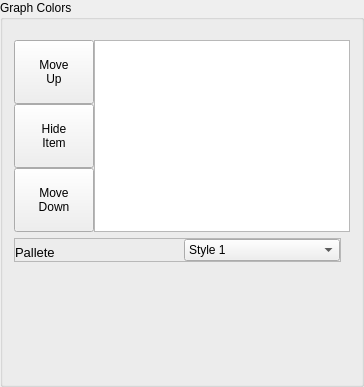
            <widget class="QGroupBox" name="pg_2_graph_colors_groupBox">
             <property name="sizePolicy">
              <sizepolicy hsizetype="Minimum" vsizetype="Fixed">
               <horstretch>0</horstretch>
               <verstretch>0</verstretch>
              </sizepolicy>
             </property>
             <property name="title">
              <string>Graph Colors</string>
             </property>
             <layout class="QGridLayout" name="gridLayout_16">
              <property name="topMargin">
               <number>20</number>
              </property>
              <property name="horizontalSpacing">
               <number>7</number>
              </property>
              <property name="verticalSpacing">
               <number>6</number>
              </property>
              <item row="0" column="0">
               <layout class="QGridLayout" name="pg_2_graph_colors_groupBox_gridLayout">
                <item row="0" column="0">
                 <widget class="QPushButton" name="pg2_graph_visulaizer_move_up">
                  <property name="sizePolicy">
                   <sizepolicy hsizetype="Maximum" vsizetype="Minimum">
                    <horstretch>0</horstretch>
                    <verstretch>0</verstretch>
                   </sizepolicy>
                  </property>
                  <property name="minimumSize">
                   <size>
                    <width>50</width>
                    <height>0</height>
                   </size>
                  </property>
                  <property name="text">
                   <string>Move
Up</string>
                  </property>
                 </widget>
                </item>
                <item row="1" column="0">
                 <widget class="QPushButton" name="pg2_graph_visulaizer_hide_item">
                  <property name="sizePolicy">
                   <sizepolicy hsizetype="Maximum" vsizetype="Minimum">
                    <horstretch>0</horstretch>
                    <verstretch>0</verstretch>
                   </sizepolicy>
                  </property>
                  <property name="minimumSize">
                   <size>
                    <width>50</width>
                    <height>0</height>
                   </size>
                  </property>
                  <property name="text">
                   <string>Hide
Item</string>
                  </property>
                 </widget>
                </item>
                <item row="2" column="0">
                 <widget class="QPushButton" name="pg2_graph_visulaizer_move_down">
                  <property name="sizePolicy">
                   <sizepolicy hsizetype="Maximum" vsizetype="Minimum">
                    <horstretch>0</horstretch>
                    <verstretch>0</verstretch>
                   </sizepolicy>
                  </property>
                  <property name="minimumSize">
                   <size>
                    <width>50</width>
                    <height>0</height>
                   </size>
                  </property>
                  <property name="text">
                   <string>Move
Down</string>
                  </property>
                 </widget>
                </item>
                <item row="0" column="3" rowspan="3">
                 <widget class="QListWidget" name="pg_2_graph_colors_groupBox_listWidget"/>
                </item>
               </layout>
              </item>
              <item row="1" column="0">
               <widget class="QFrame" name="pg_2_general_colors">
                <layout class="QVBoxLayout" name="pg_2_graph_colors_btns_verticalLayout">
                 <property name="spacing">
                  <number>6</number>
                 </property>
                 <property name="leftMargin">
                  <number>0</number>
                 </property>
                 <property name="topMargin">
                  <number>0</number>
                 </property>
                 <item>
                  <widget class="QFrame" name="pg2_graph_pallete_frame">
                   <property name="frameShape">
                    <enum>QFrame::StyledPanel</enum>
                   </property>
                   <property name="frameShadow">
                    <enum>QFrame::Raised</enum>
                   </property>
                   <layout class="QHBoxLayout" name="horizontalLayout_4">
                    <property name="spacing">
                     <number>12</number>
                    </property>
                    <property name="leftMargin">
                     <number>0</number>
                    </property>
                    <property name="topMargin">
                     <number>0</number>
                    </property>
                    <property name="rightMargin">
                     <number>0</number>
                    </property>
                    <property name="bottomMargin">
                     <number>0</number>
                    </property>
                    <item>
                     <widget class="QLabel" name="pg2_graph_pallete_label">
                      <property name="minimumSize">
                       <size>
                        <width>0</width>
                        <height>20</height>
                       </size>
                      </property>
                      <property name="maximumSize">
                       <size>
                        <width>16777215</width>
                        <height>10</height>
                       </size>
                      </property>
                      <property name="font">
                       <font>
                        <pointsize>10</pointsize>
                       </font>
                      </property>
                      <property name="text">
                       <string>Pallete</string>
                      </property>
                      <property name="alignment">
                       <set>Qt::AlignLeading|Qt::AlignLeft|Qt::AlignTop</set>
                      </property>
                     </widget>
                    </item>
                    <item>
                     <widget class="QComboBox" name="pg2_graph_pallete_comboBox">
                      <item>
                       <property name="text">
                        <string>Style 1</string>
                       </property>
                      </item>
                      <item>
                       <property name="text">
                        <string>Style 2</string>
                       </property>
                      </item>
                     </widget>
                    </item>
                   </layout>
                  </widget>
                 </item>
                 <item>
                  <widget class="QWidget" name="pg_2_REPLACE_WITH_SPECIFIC_WIDGET_1" native="true">
                   <property name="minimumSize">
                    <size>
                     <width>0</width>
                     <height>48</height>
                    </size>
                   </property>
                   <layout class="QHBoxLayout" name="pg_2_graph_colors_btns_inner_horizontalLayout_3">
                    <property name="spacing">
                     <number>12</number>
                    </property>
                   </layout>
                  </widget>
                 </item>
                 <item>
                  <widget class="QWidget" name="pg_2_REPLACE_WITH_SPECIFIC_WIDGET_2" native="true">
                   <property name="minimumSize">
                    <size>
                     <width>0</width>
                     <height>42</height>
                    </size>
                   </property>
                   <layout class="QHBoxLayout" name="horizontalLayout_7">
                    <property name="spacing">
                     <number>12</number>
                    </property>
                    <property name="leftMargin">
                     <number>0</number>
                    </property>
                    <property name="topMargin">
                     <number>0</number>
                    </property>
                    <property name="rightMargin">
                     <number>0</number>
                    </property>
                    <property name="bottomMargin">
                     <number>0</number>
                    </property>
                   </layout>
                  </widget>
                 </item>
                </layout>
               </widget>
              </item>
             </layout>
            </widget>
